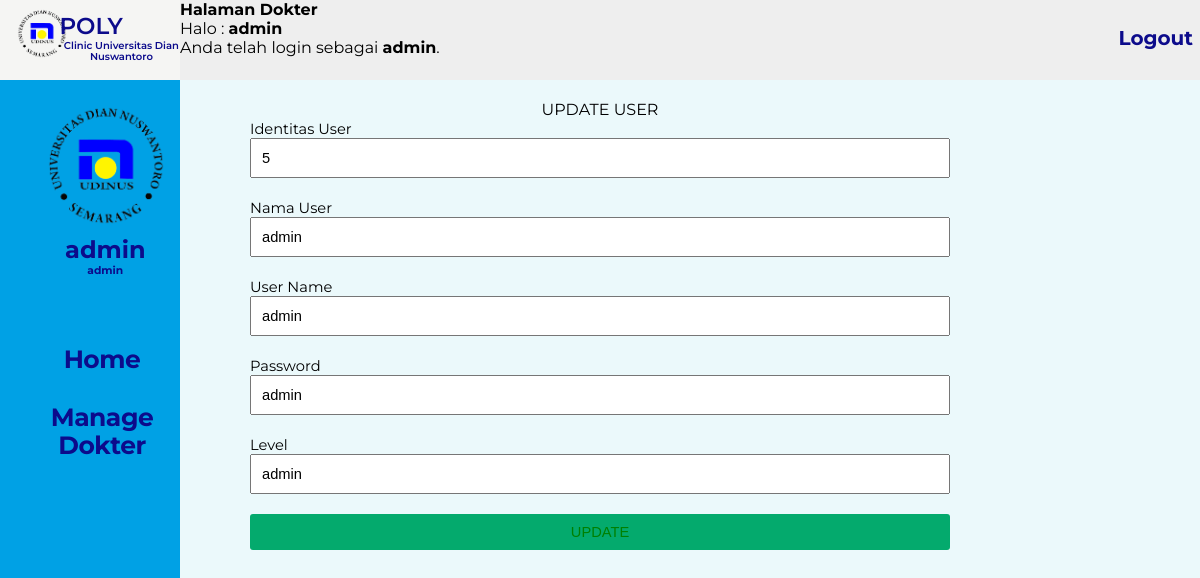
Screenshot of /edit_user.php?id=5 (signed in) with the database file from the repository.
### tables this page shows
CREATE TABLE `user` (
  `id` int(11) NOT NULL,
  `nama` varchar(255) NOT NULL,
  `username` varchar(255) NOT NULL,
  `password` varchar(255) NOT NULL,
  `level` varchar(20) NOT NULL
);

### edit_user.php (the view, shortened to what this page needs)
<!DOCTYPE html>
<html>
<head>
	<link rel="stylesheet" type="text/css" href="css/style.css">
	<link rel="stylesheet" type="text/css" href="css/style_sheet.css">
</head>
<body>
	    <div class="top-left">
        <img src="./assets/logo-udinus.png" alt="logo-udinus">
        <p class="title">
            POLY
        </p>
        <p class="define">
            Clinic Universitas Dian Nuswantoro
        </p>
    </div>
    <div class="top-right">
        <p class="page-title">
      <p>
			<b>Halaman Dokter</b>
			<br>
			Halo : <b><?php echo $_SESSION['username'];
			 			$username = $_SESSION["username"];
						 function GetNama($username)
        					{
            					print $username;
        					}
			          ?></b>
			<br>
			</b> Anda telah login sebagai <b><?php echo $_SESSION['level'];
						 $level = $_SESSION["level"];
						 function GetLevel($level)
        					{
            					print $level;
        					}
			          ?></b>.
	  </p>
        </p>
        <div class="logout-button">
            <a href="logout.php">
                <b> Logout </b>
            </a>
        </div>
    </div>
	<div class="horizontal-menu">
        <img src="./assets/logo-udinus.png" alt="profile">
        <div class="nama">
            <h2><?php getNama($username) ?></h2>
            <h6><?php getLevel($level) ?></h6>
        </div>
        <ul>
            <li><a href="halaman_admin.php">Home</a></li>
            <li><a href="manage_dokter.php">Manage Dokter</a></li>
        </ul>
    </div>
	<?php
include "koneksi.php";
$id = $_GET['id'];
$query="SELECT * FROM user WHERE id='$id'";
$sql = mysqli_query($connect,$query);
while($data = mysqli_fetch_array($sql))
{
    $id = $data['id'];
	$nama = $data['nama'];
    $username = $data['username'];
	$password = $data['password'];
	$level = $data['level'];
}
?>
		<div style="margin-top:100px;margin-left:250px;margin-right:250px">
	    <div class="kota-login">
        <p class="tulisan_login">Update User</p>
		<form action="update_user.php" method="post">
			<label>Identitas User</label>
			<input type="text" name="id" class="form_login" placeholder="Identitas User.." required="required" value="<?php echo $id;?>">
			<label>Nama User</label>
			<input type="text" name="nama" class="form_login" placeholder="Nama User.." required="required" value="<?php echo $nama;?>">
			<label>User Name</label>
			<input type="text" name="username" class="form_login" placeholder="Username User .." required="required" value="<?php echo $username;?>">
			<label>Password</label>
			<input type="text" name="password" class="form_login" placeholder="Password User .." required="required" value="<?php echo $password;?>">
			<label>Level</label>
			<input type="text" name="level" class="form_login" placeholder="Level User .." required="required" value="<?php echo $level;?>">
			<input type="submit" class="tombol_login_baru" value="UPDATE"style="background-color: #04AA6D";style="background: #2aa7e2";>
			<br/>
		</form>
</div>
</div>
</body>
</html>

### css/style.css (style rules this page uses)
body { font-family: sans-serif; background: #ebf9fb; }
.tulisan_login { text-align: center; text-transform: uppercase; }
label { font-size: 11pt; }
.form_login { box-sizing : border-box; width: 100%; padding: 10px; font-size: 11pt; margin-bottom: 20px; }
.tombol_login_baru { background: #2aa7e2; color: green; font-size: 11pt; width: 100%; border: none; border-radius: 3px; padding: 10px 20px; background-color: #04AA6D; }

### css/style_sheet.css (style rules this page uses)
* { margin: 0; padding: 0; box-sizing: border-box; }
body { font-family: 'Montserrat', sans-serif; }
input { display: block; }
.top-right .logout-button a { position: absolute; font-size: 20px; top: 33%; left: 92%; color: #0C0B8B; text-decoration: none; }
.top-left { background-color: #F5F5F3; position: absolute; width: 15%; height: 10%; left: 0px; top: 0px; float: left; }
.top-right { background-color: #EEEEEE; position: absolute; width: 85%; height: 10%; left: 15%; top: 0px; }
.horizontal-menu { background-color: #00A1E5; position: absolute; width: 15%; height: 90%; top: 10%; float: left; }
.top-left img { position: absolute; width: 50px; height: 49px; left: 17px; top: 9px; }
.top-left .title { font-family: Montserrat; font-style: normal; font-weight: 600; font-size: 23px; line-height: 110.18%; position: absolute; width: 65px; height: 34px; left: 33%; top: 14px; color: #0C0B8B; }
.top-left .define { position: absolute; width: 124px; height: 10px; left: 33%; top: 40px; font-family: Montserrat; font-style: normal; font-weight: 600; font-size: 10px; line-height: 110.18%; text-align: center; color: #0C0B8B; }
.top-right .page-title { position: absolute; width: 250px; height: 5%; left: 2%; top: 19px; font-family: Montserrat; font-style: normal; font-weight: 600; font-size: 30px; line-height: 110.18%; text-align: center; color: #0C0B8B; }
.horizontal-menu ul { position: absolute; list-style-type: none; margin: 0; padding: 0; width: 114px; height: 21px; font-family: Montserrat; font-style: normal; font-weight: bold; font-size: 25px; line-height: 28px; text-align: center; letter-spacing: -0.02em; left: 45px; top: 250px; color: #FFFFFF; }
.horizontal-menu li a { display: block; color: #0C0B8B; padding: 15px 0px; text-decoration: none; text-align: center; transition-duration: 0.3s; }
.horizontal-menu img { position: absolute; width: 120px; left: 46px; top: 25px; border-radius: 0%; }
.horizontal-menu .nama { text-align: center; position: absolute; top: 155px; left: 65px; color: #0C0B8B; }

### rows the page displays
user: id "5", nama "admin", username "admin", password "admin", level "admin"

### other values shown
$_SESSION['username'] "admin"
$_SESSION['level'] "admin"
$username "admin"
$level "admin"
